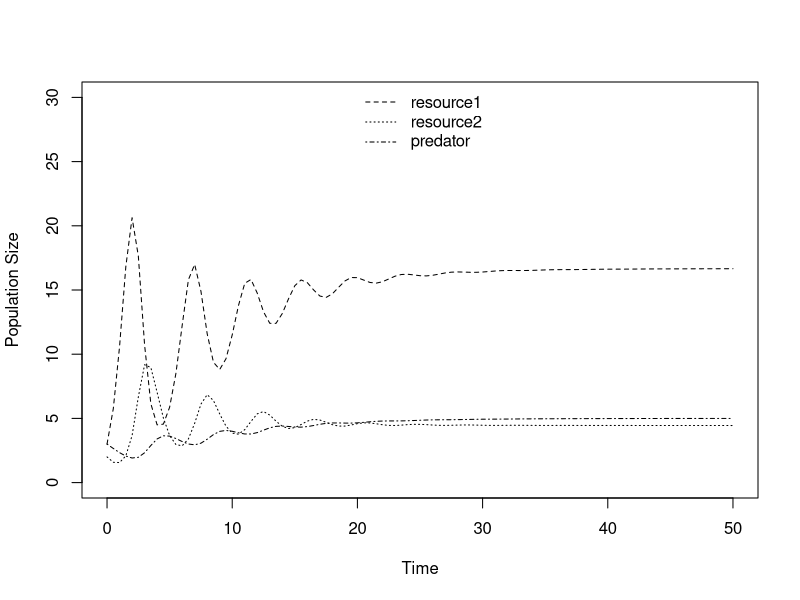
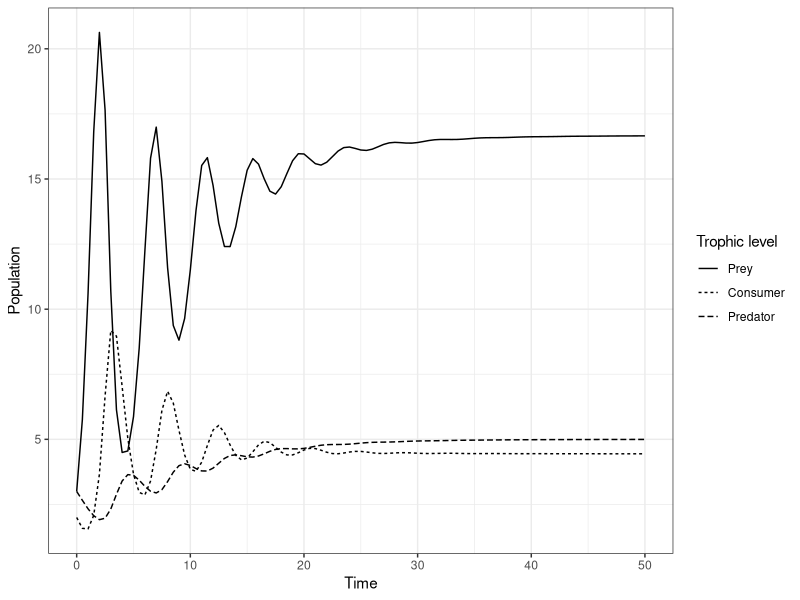

Write the R code that produced these figures, in order.
library(deSolve)
predprey.log.prey <- function(t, y, params) {
  R <- y[1]
  C <- y[2]
  P <- y[3]
  with(as.list(params), {
    dR.dt <- r * R * (1 - R / k) - a1 * R * C
    dC.dt <- e1 * a1 * R * C - P * C * a2
    dP.dt <- e2 * a2 * C * P - d * P
    return(list(c(dR.dt, dC.dt, dP.dt)))
  })
}
r <- 2
e1 <- 0.3
e2 <- 0.3
a1 <- 0.3
a2 <- 0.3
d <- 0.4
k <- 50

R0 <- 3
C0 <- 2
P0 <- 3
params.log.prey1 <- c(r = r, e1 = e1, e2 = e2, a1 = a1, a2 = a2, d = d, k = k)
MaxTime <- 50
Time <- seq(0, MaxTime, by = 0.5)
log.prey.out <- ode(c(R0, C0, P0), Time, predprey.log.prey, params.log.prey1)

matplot(Time, (log.prey.out[, 2:4]), type = "l", lty = 2:4, col=1, ylab = "Population Size", xlab="Time", ylim = c(0,30))
legend("top", c(expression("resource1"), expression("resource2"), expression("predator")), lty = 2:4, bty = "n")

####PLOT WITH GGOPLOT####
library(ggplot2)
library(tidyr)
#Reshape to long format as it's more tidy
log.prey.out <- as.data.frame(log.prey.out)
log.prey.out$time <- as.numeric(log.prey.out$time)
log.prey.out <- gather(log.prey.out, key = "Trophic level", value = "Population_size", -time)
ggplot(data = log.prey.out, aes(x = time, y = Population_size, linetype = `Trophic level`)) +
  geom_line() +
  theme_bw() + 
  labs(x = "Time", y = "Population") +
  scale_linetype_discrete(labels=c('Prey', 'Consumer', 'Predator'))
